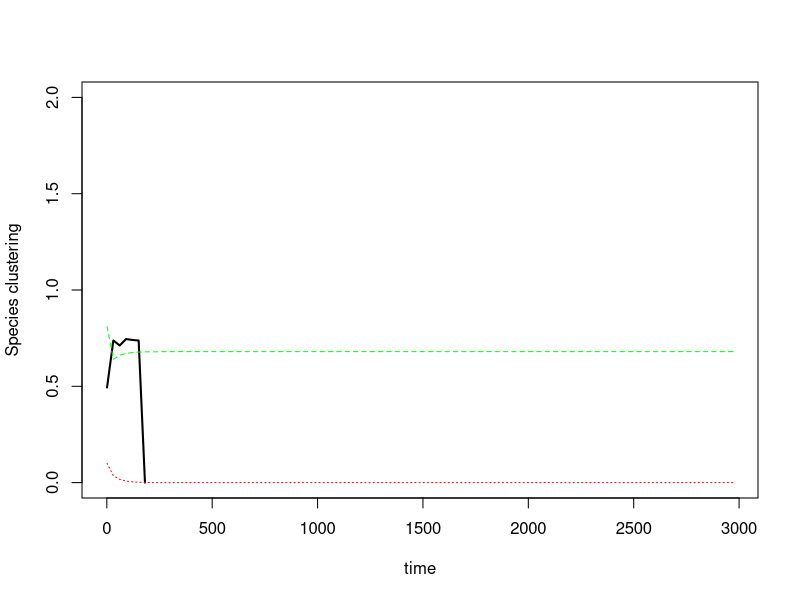

Recreate this plot in R.
#'#'##################################################################
#'  Pair approximation models with 3 states: nurse, protege, empty  #'
#'  Model: Replacement of global competition by local one           #'
#'###################################################################'
library(deSolve)

# Differential equations# {{{
drhonp <- function(rho, parms, z = 4) { 
	  with(parms,
(rho[4]- rho[2] - rho[1]) * (del * rho[5] + (1-del) * (z-1)/z * (rho[5] - rho[3] - rho[1])/(1- rho[5] - rho[4]))*(b- cn* (rho[5] - rho[3] - rho[1])/(1- rho[5] - rho[4]) - cpn* (rho[4] - rho[2] - rho[1])/(1- rho[5] - rho[4]) ) + (rho[5] - rho[3] - rho[1]) * (del * rho[4] + (1-del) * (z-1)/z * (rho[4] - rho[2] - rho[1])/(1- rho[5] - rho[4])) * (b- cp* (rho[4] - rho[2] - rho[1])/(1- rho[5] - rho[4]) - cnp* (rho[5] - rho[3] - rho[1])/(1- rho[5] - rho[4]) - g*( 1 - 1/z*n - ( z-1 )/z * (rho[5] - rho[3] - rho[1])/(1- rho[5] - rho[4])*n) ) - 2 * rho[1] * m

		          )
}

drhopp <- function(rho, parms, z = 4) { 
	  with(parms,
2 * (rho[4] - rho[2] - rho[1]) *
		     (del * rho[4] + (1-del)/z +  (1-del) * (z-1)/z * (rho[4] - rho[2] - rho[1])/(1- rho[5] - rho[4])) *
		     (b- cp* (rho[4] - rho[2] - rho[1])/(1- rho[5] - rho[4]) - cnp* (rho[5] - rho[3] - rho[1])/(1- rho[5] - rho[4]) - g*( 1 - ( z-1 )/z * (rho[5] - rho[3] - rho[1])/(1- rho[5] - rho[4])*n) ) -
		     2 * rho[2] * m


	          )
}

drhonn <- function(rho, parms, z = 4) { 
	  with(parms,
2 * (rho[5] - rho[3] - rho[1]) *
		     ( del*rho[5] + (1-del)/z + (1-del) * (z-1)/z * (rho[5] - rho[3] - rho[1])/(1- rho[5] - rho[4]) )*
		     (b- cn* (rho[5] - rho[3] - rho[1])/(1- rho[5] - rho[4]) - cpn* (rho[4] - rho[2] - rho[1])/(1- rho[5] - rho[4]) ) - 2 * rho[3] * m  
	       )
}

drhop <- function(rho, parms, z = 4) { 
	  with(parms,                             
	(1- rho[5] - rho[4]) * (del * rho[4] +  (1-del) * (rho[4] - rho[2] - rho[1])/(1- rho[5] - rho[4])) *
		     (b- cp* (rho[4] - rho[2] - rho[1])/(1- rho[5] - rho[4]) - cnp* (rho[5] - rho[3] - rho[1])/(1- rho[5] - rho[4]) - g*( 1 - (rho[5] - rho[3] - rho[1])/(1- rho[5] - rho[4])*n) ) - rho[4] * m 
		             )
}

drhon <- function(rho, parms, z = 4) { 
	  with(parms,
(1- rho[4] - rho[5]) * ( del*rho[5] + (1-del) * (rho[5] - rho[3] - rho[1])/(1- rho[5] - rho[4]) ) *
		     (b- cn* (rho[5] - rho[3] - rho[1])/(1- rho[5] - rho[4]) - cpn* (rho[4] - rho[2] - rho[1])/(1- rho[5] - rho[4]) ) - rho[5] * m  
		           )
}

odesys <- function (t, rho, parms = modelparms) {
	  list(c(
		     drhonp(rho , parms) ,
		     drhopp(rho , parms) ,
		     drhonn(rho , parms) ,
		     drhop(rho  , parms) ,
		     drhon(rho  , parms)
		         ))
}
# }}}
# Parameters definition# {{{
modelparms <- list(
		   del = 0.1,
		   b   = 0.8,
		   cn  = 0.2,
		   cp  = 0.2,
		   cnp = 0.05,
		   cpn = 0.2,
		   g   = 0.19,
		   n   = 0,
		   m   = 0.2
		   )

rhoini <- 0.1

rho <- c(rhonp = rhoini*0.4, # rho[1]
	 rhopp = rhoini*0.4 , # rho[2]
	 rhonn = (1-rhoini)*0.6, # rho[3]
	 rhop  = rhoini,  # rho[4]
	 rhon  = (1-rhoini)*0.9   # rho[5]
		          )# }}}
# Model run and plot output# {{{
runmodel <- ode(y = rho, func = odesys, times = seq(1, 3000, 30), parms = modelparms)

# transfer into ouput and calculate missing rho values
out       <- as.data.frame(runmodel)
out  <- round(out,3)
out$rho0  <- 1 - out$rhop - out$rhon
out$rhop0 <- with(out, rhop-rhonp-rhopp)
out$rhon0 <- with(out, rhon-rhonp-rhonn)
out$rho00 <- with(out, rho0-rhon0-rhop0)
out$Cnp   <- with(out, (rhonp/rhon)/rhop)

# out$Cpn <- with(out, rhonp
# plot
plot(Cnp ~ time, data = out, type = "l", lwd = 2, ylab = "Species clustering", ylim = c(0,2))
lines(rhop ~ time, data = out, lty = 3, col="red")
lines(rhon ~ time, data = out, lty = 2, col="green")
# }}}
